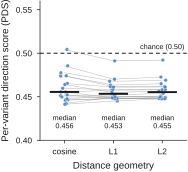

This figure's Python source:
"""Figure 4d - PDS ranking failure is invariant to the distance geometry.

Data-direct. Source (committed): the D.exttheta() per-variant external-calibration
grid; for each in-house method we take the per-method mean of PDS_cos, PDS_L1 and
PDS_L2 (cosine, L1, L2 variants of the paired-direction score). One dot per method
at each of the three distance positions, a thin line linking a method's three
values, a dashed chance line at 0.50, and a median bar per distance.

Verified firsthand (18 in-house methods, per-method means then median across
methods):
  median PDS_cos = 0.455   median PDS_L1 = 0.453   median PDS_L2 = 0.455
All three cluster near the 0.50 chance line: switching the underlying distance
from cosine to L1 to L2 does not rescue variant-level ranking.

Run:  python fig4d_distance.py  ->  fig4d_distance.pdf (+ .png)
"""
from __future__ import annotations

import os
import sys

import numpy as np

sys.path.insert(0, os.path.dirname(os.path.dirname(os.path.abspath(__file__))))
import nm_style as S
import remote_data as D


METRICS = ["PDS_cos", "PDS_L1", "PDS_L2"]
XLABELS = ["cosine", "L1", "L2"]


def main() -> None:
    S.apply_rcparams()
    df = D.exttheta()
    inhouse = sorted(m for m in df["method"].unique() if D.is_inhouse(m))
    sub = df[df["method"].isin(inhouse)]

    # per-method mean of each distance variant -> one row per method
    per_method = sub.groupby("method")[METRICS].mean()
    n_methods = len(per_method)
    xpos = np.arange(len(METRICS))
    medians = per_method.median().to_numpy()

    fig, ax = S.panel(48, 46)

    # dashed chance line at 0.50
    ax.axhline(0.50, color=S.INK, ls=(0, (4, 3)), lw=0.7, zorder=1)

    # thin line linking each method's three distance values
    for m in inhouse:
        y = per_method.loc[m, METRICS].to_numpy(float)
        ax.plot(xpos, y, "-", color=S.GREY, lw=0.35, alpha=0.55, zorder=2)

    # one dot per method at each distance position (slight x-jitter for density)
    rng = np.random.default_rng(0)
    for j, met in enumerate(METRICS):
        y = per_method[met].to_numpy(float)
        jit = (rng.random(n_methods) - 0.5) * 0.16
        ax.scatter(np.full(n_methods, xpos[j]) + jit, y,
                   s=7, facecolor=S.GENE_COLORS["TP53"], edgecolor="white",
                   linewidth=0.25, alpha=0.9, zorder=3)

    # median bar per distance (short horizontal segment)
    bar_hw = 0.30
    for j in range(len(METRICS)):
        ax.plot([xpos[j] - bar_hw, xpos[j] + bar_hw], [medians[j], medians[j]],
                "-", color=S.INK, lw=1.4, solid_capstyle="butt", zorder=5)
        ax.text(xpos[j], 0.412, f"median\n{medians[j]:.3f}",
                fontsize=5.2, color=S.INK, ha="center", va="bottom", zorder=5,
                linespacing=1.2)

    ax.set_xlim(-0.5, len(METRICS) - 0.5)
    ax.set_ylim(0.40, 0.56)
    ax.set_xticks(xpos)
    ax.set_xticklabels(XLABELS)
    ax.set_yticks([0.40, 0.45, 0.50, 0.55])
    ax.set_xlabel("Distance geometry")
    ax.set_ylabel("Per-variant direction score (PDS)")

    # annotate the chance line
    ax.text(len(METRICS) - 0.55, 0.503, "chance (0.50)", fontsize=5.2,
            color=S.INK, ha="right", va="bottom", zorder=5)

    S.despine(ax)
    ax.tick_params(length=2.2)

    S.save(fig, os.path.join(os.path.dirname(os.path.abspath(__file__)),
                             "fig4d_distance"))
    line = "  ".join(f"{met}: median={medians[j]:.4f}"
                     for j, met in enumerate(METRICS))
    print(f"n_methods={n_methods}  {line}")


if __name__ == "__main__":
    main()
